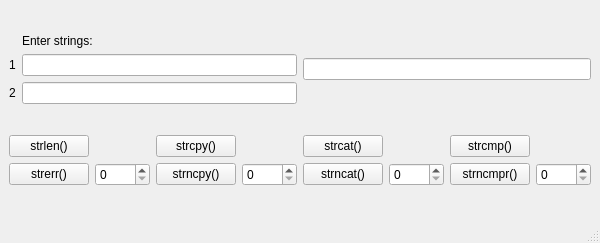
<?xml version="1.0" encoding="UTF-8"?>
<ui version="4.0">
 <class>MainWindow</class>
 <widget class="QMainWindow" name="MainWindow">
  <property name="geometry">
   <rect>
    <x>0</x>
    <y>0</y>
    <width>600</width>
    <height>243</height>
   </rect>
  </property>
  <property name="windowTitle">
   <string>MainWindow</string>
  </property>
  <widget class="QWidget" name="centralwidget">
   <layout class="QGridLayout" name="gridLayout_3">
    <item row="0" column="0">
     <layout class="QGridLayout" name="gridLayout">
      <item row="3" column="0">
       <widget class="QLabel" name="label_3">
        <property name="text">
         <string>2</string>
        </property>
       </widget>
      </item>
      <item row="2" column="1">
       <widget class="QLineEdit" name="lineEdit"/>
      </item>
      <item row="2" column="0">
       <widget class="QLabel" name="label_2">
        <property name="text">
         <string>1</string>
        </property>
       </widget>
      </item>
      <item row="3" column="1">
       <widget class="QLineEdit" name="lineEdit_2"/>
      </item>
      <item row="1" column="1">
       <widget class="QLabel" name="label">
        <property name="text">
         <string>Enter strings:</string>
        </property>
       </widget>
      </item>
     </layout>
    </item>
    <item row="0" column="1">
     <widget class="QLineEdit" name="lineEdit_3"/>
    </item>
    <item row="1" column="0" colspan="2">
     <layout class="QGridLayout" name="gridLayout_2">
      <item row="0" column="0">
       <widget class="QPushButton" name="strlenbutton">
        <property name="text">
         <string>strlen()</string>
        </property>
       </widget>
      </item>
      <item row="0" column="2">
       <widget class="QPushButton" name="strcpybutton">
        <property name="text">
         <string>strcpy()</string>
        </property>
       </widget>
      </item>
      <item row="0" column="4">
       <widget class="QPushButton" name="strcatbutton">
        <property name="text">
         <string>strcat()</string>
        </property>
       </widget>
      </item>
      <item row="0" column="6">
       <widget class="QPushButton" name="strcmpbutton">
        <property name="text">
         <string>strcmp()</string>
        </property>
       </widget>
      </item>
      <item row="1" column="0">
       <widget class="QPushButton" name="strerrbutton">
        <property name="text">
         <string>strerr()</string>
        </property>
       </widget>
      </item>
      <item row="1" column="1">
       <widget class="QSpinBox" name="strerrspinbox"/>
      </item>
      <item row="1" column="2">
       <widget class="QPushButton" name="strncpybutton">
        <property name="text">
         <string>strncpy()</string>
        </property>
       </widget>
      </item>
      <item row="1" column="3">
       <widget class="QSpinBox" name="strncpyspinbox"/>
      </item>
      <item row="1" column="4">
       <widget class="QPushButton" name="strncatbutton">
        <property name="text">
         <string>strncat()</string>
        </property>
       </widget>
      </item>
      <item row="1" column="5">
       <widget class="QSpinBox" name="strncatspinbox"/>
      </item>
      <item row="1" column="6">
       <widget class="QPushButton" name="strncmpbutton">
        <property name="text">
         <string>strncmpr()</string>
        </property>
       </widget>
      </item>
      <item row="1" column="7">
       <widget class="QSpinBox" name="strncmpspinbox"/>
      </item>
     </layout>
    </item>
   </layout>
  </widget>
  <widget class="QMenuBar" name="menubar">
   <property name="geometry">
    <rect>
     <x>0</x>
     <y>0</y>
     <width>600</width>
     <height>30</height>
    </rect>
   </property>
  </widget>
  <widget class="QStatusBar" name="statusbar"/>
 </widget>
 <resources/>
 <connections/>
</ui>
